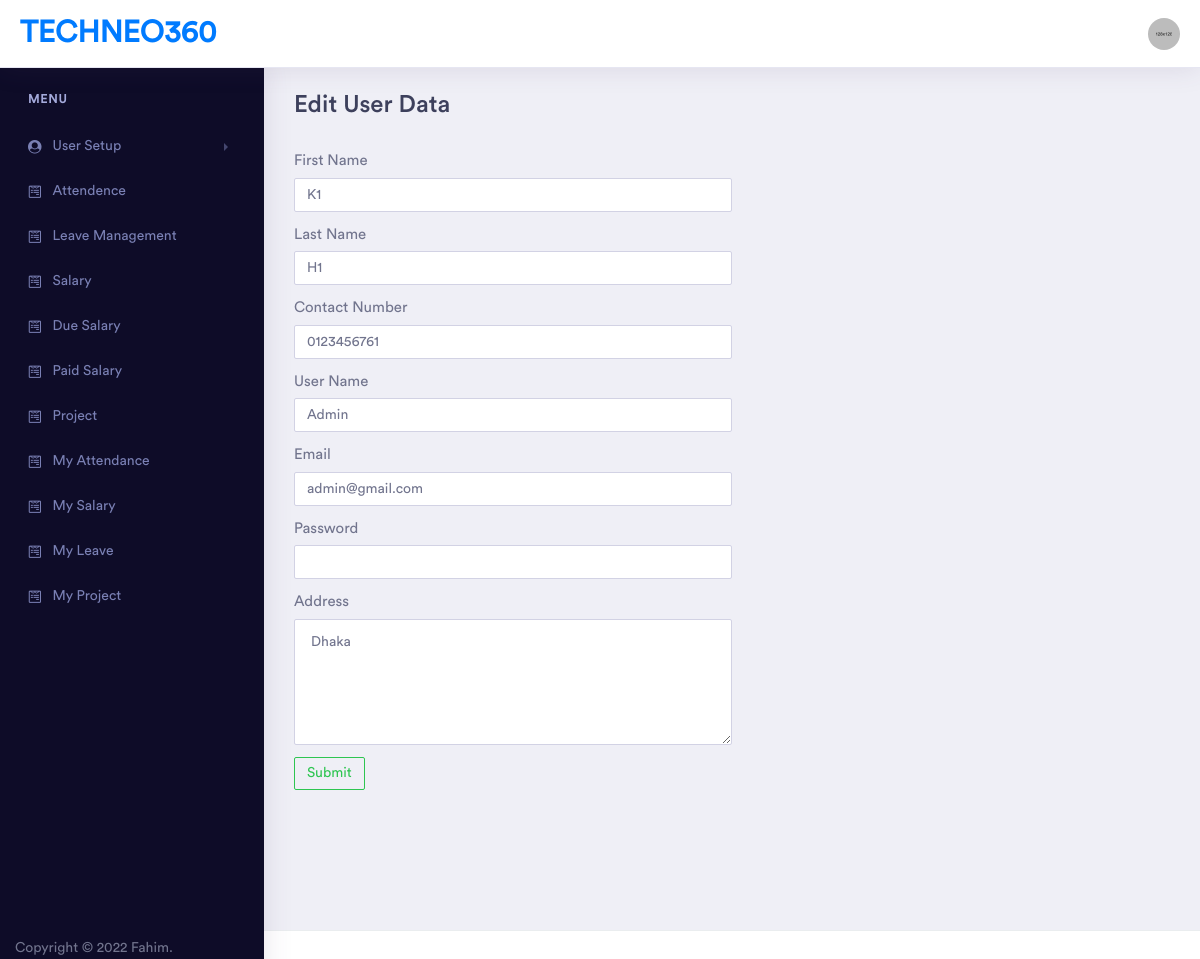
The page /account.php (signed in) on the database its author committed.
### tables this page shows
CREATE TABLE `users` (
  `id` int(11) NOT NULL,
  `first_name` varchar(128) NOT NULL,
  `last_name` varchar(128) NOT NULL,
  `phone_number` varchar(128) NOT NULL,
  `username` varchar(128) NOT NULL,
  `email` varchar(128) NOT NULL,
  `password` varchar(128) NOT NULL,
  `created_at` datetime DEFAULT NULL,
  `updated_at` datetime DEFAULT current_timestamp(),
  `role` varchar(128) NOT NULL DEFAULT 'employee',
  `address` text DEFAULT NULL
);

### account.php (the view, shortened to what this page needs)
<?php
if (isset($_SESSION['access'])) {
    $user_id = $_SESSION['id'];
    include 'partials/connection.php';
    include 'partials/header.php';
    include 'partials/sidebar.php';
?>
    <div class="dashboard-wrapper">
        <div class="dashboard-ecommerce">
            <div class="container-fluid dashboard-content ">
                <div class="row">
                    <div class="col-xl-12 col-lg-12 col-md-12 col-sm-12 col-12">
                        <div class="page-header">
                            <h2 class="pageheader-title">Edit User Data</h2>
                        </div>
                        <form action="" method="post">
                            <?php
                            $user = mysqli_fetch_assoc(mysqli_query($conn,"SELECT * FROM `users` where id='$user_id'"));
                            ?>
                            <div class="form-group">
                                <label for="">First Name</label>
                                <input type="text" value="<?= $user['first_name'] ?>" style="width:50%;" class="form-control" required name="first_name" id="first_name_id">
                            </div>
                            <div class="form-group">
                                <label for="">Last Name</label>
                                <input type="text" value="<?= $user['last_name'] ?>" style="width:50%;" class="form-control" required name="last_name" id="last_name_id">
                            </div>
                            <div class="form-group">
                                <label for="">Contact Number</label>
                                <input type="text" value="<?= $user['phone_number'] ?>" style="width:50%;" class="form-control" required name="phone_number" id="phone_number_id">
                            </div>
                            <div class="form-group">
                                <label for="">User Name</label>
                                <input type="text" value="<?= $user['username'] ?>" style="width:50%;" class="form-control" required name="username" id="username_id">
                            </div>
                            <div class="form-group">
                                <label for="">Email</label>
                                <input type="email" value="<?= $user['email'] ?>" style="width:50%;" class="form-control" required name="email" id="email_id">
                            </div>
                            <div class="form-group">
                                <label for="">Password</label>
                                <input type="password" style="width:50%;" class="form-control" required minlength="4" name="password" id="password_id">
                            </div>
                            <div class="form-group">
                                <label for="">Address</label>
                                <textarea name="address" class="form-control" required id="address_id" style="width:50%;" cols="30" rows="5"><?= $user['address'] ?></textarea>
                            </div>
                            <input type="submit" name="Submit" id="" class="btn btn-sm btn-outline-success">
                        </form>
                    </div>
                </div>
            </div>
        </div>
    </div>
    </div>
    <?php
    include 'partials/footer.php';
    ?>
    </body>
    </html>
<?php
} else {
    echo "<script>document.location.href='login.php';</script>";
}
?>

### rows shown on the page
users: first_name "K1", last_name "H1", phone_number "0123456761", username "Admin", email "admin@gmail.com", address "Dhaka"
